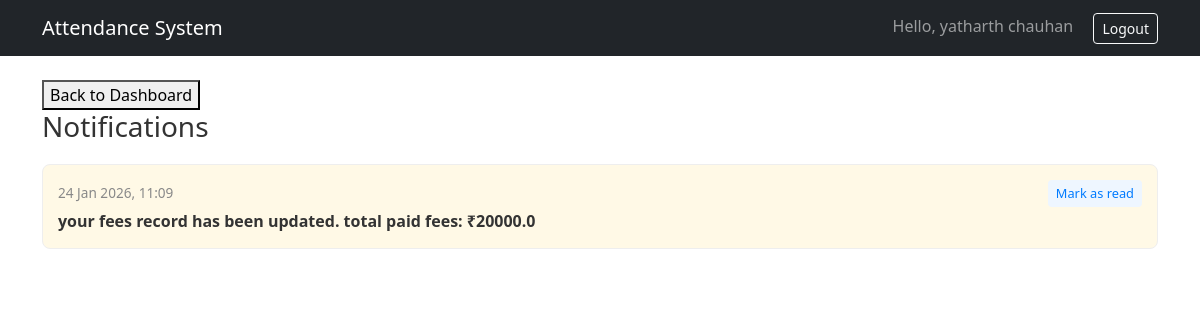
The app's page /accounts/notifications/ (signed in) with its own data.
### accounts/models.py (models this page shows, shortened)
class Notification(models.Model):
    recipient = models.ForeignKey(User, on_delete=models.CASCADE, related_name='notifications')
    message = models.TextField()
    notification_type = models.CharField(max_length=30,choices=[
        ('attendance','Attendance Update'),
        ('fees','Fees Update'),
        ('reminder','Fee Reminder'),
        ('profile','Profile Update'),
    ])
    is_read = models.BooleanField(default=False)
    created_at  =models.DateTimeField(auto_now_add=True)

### accounts/views.py (the view)
# urls.py: path('notifications/',views.notification_view,name='notification_view'),
@login_required
def notification_view(request):
    notifications = Notification.objects.filter(recipient=request.user).order_by('-created_at')
    unread_count = notifications.filter(is_read = False).count()
    return render(request,'student/notifications.html',{
        'notifications':notifications,
        'unread_count':unread_count
    })

### templates/student/notifications.html (shortened to what this page needs)
{% extends "base.html" %}
{% block content %}
<button><a href="{% url 'student_dashboard' %}">Back to Dashboard</a></button>
<h3>Notifications</h3>
<div style="margin-top: 20px;">
    {% if notifications %}
    <ul style="list-style: none; padding: 0;">
        {% for notification in notifications %}
        <li class="notification-item {% if not notification.is_read %}unread{% endif %}">
            <div style="display: flex; justify-content: space-between; align-items: flex-start;">
                <div>
                    <span style="font-size: 0.85em; color: #888;">{{ notification.created_at|date:"d M Y, H:i" }}</span>
                    <p class="notification-message {% if not notification.is_read %}unread-msg{% endif %}">
                        {{ notification.message }}
                    </p>
                </div>
                {% if not notification.is_read %}
                <a href="{% url 'mark_notification_as_read' notification.pk %}" class="read-btn">Mark as read</a>
                {% endif %}
            </div>
        </li>
        {% endfor %}
    </ul>
    {% else %}
    <div style="padding: 40px; text-align: center; color: #999; border: 2px dashed #eee; border-radius: 8px;">
        No notifications yet.
    </div>
    {% endif %}
</div>
{% endblock %}

### templates/base.html (shortened to what this page needs)
<!DOCTYPE html>
<html>
<head>
    <link href="https://cdn.jsdelivr.net/npm/bootstrap@5.3.2/dist/css/bootstrap.min.css" rel="stylesheet">
</head>
<body>
    <nav class="navbar navbar-expand-lg navbar-dark bg-dark mb-4">
        <div class="container">
            <a class="navbar-brand" href="/">Attendance System</a>
            <div>
                {% if user.is_authenticated %}
                {% if not user.is_superuser %}
                <span class="navbar-text me-3">Hello, {{ user.first_name }}</span>
                <a class="btn btn-outline-light btn-sm" href="{% url 'logout' %}">Logout</a>
                {% endif %}
                {% endif %}
            </div>
        </div>
    </nav>
    <div class="container">
        {% block content %}{% endblock %}
    </div>
</body>
</html>

### templates/student/notifications.html (style rules this page uses)
h3 { color: #333; margin-bottom: 20px; }
button a { text-decoration: none; color: inherit; }
.notification-item { margin-bottom: 5px; padding: 15px; border-radius: 8px; border: 1px solid #eee; background-color: #fff; position: relative; transition: all 0.3s ease; }
.notification-item.unread { background-color: #fff9e6; }
.notification-message { margin: 5px 0 0; color: #333; font-weight: normal; }
.notification-message.unread-msg { font-weight: bold; }
.read-btn { font-size: 0.8em; color: #007bff; text-decoration: none; background: #eef6ff; padding: 4px 8px; border-radius: 4px; white-space: nowrap; }

### records on screen
Notification: created_at "24 Jan 2026, 11:09", message "your fees record has been updated. total paid fees: ₹20000.0", is_read "Mark as read"

### other values on screen
{{ user.first_name }} "yatharth chauhan"
